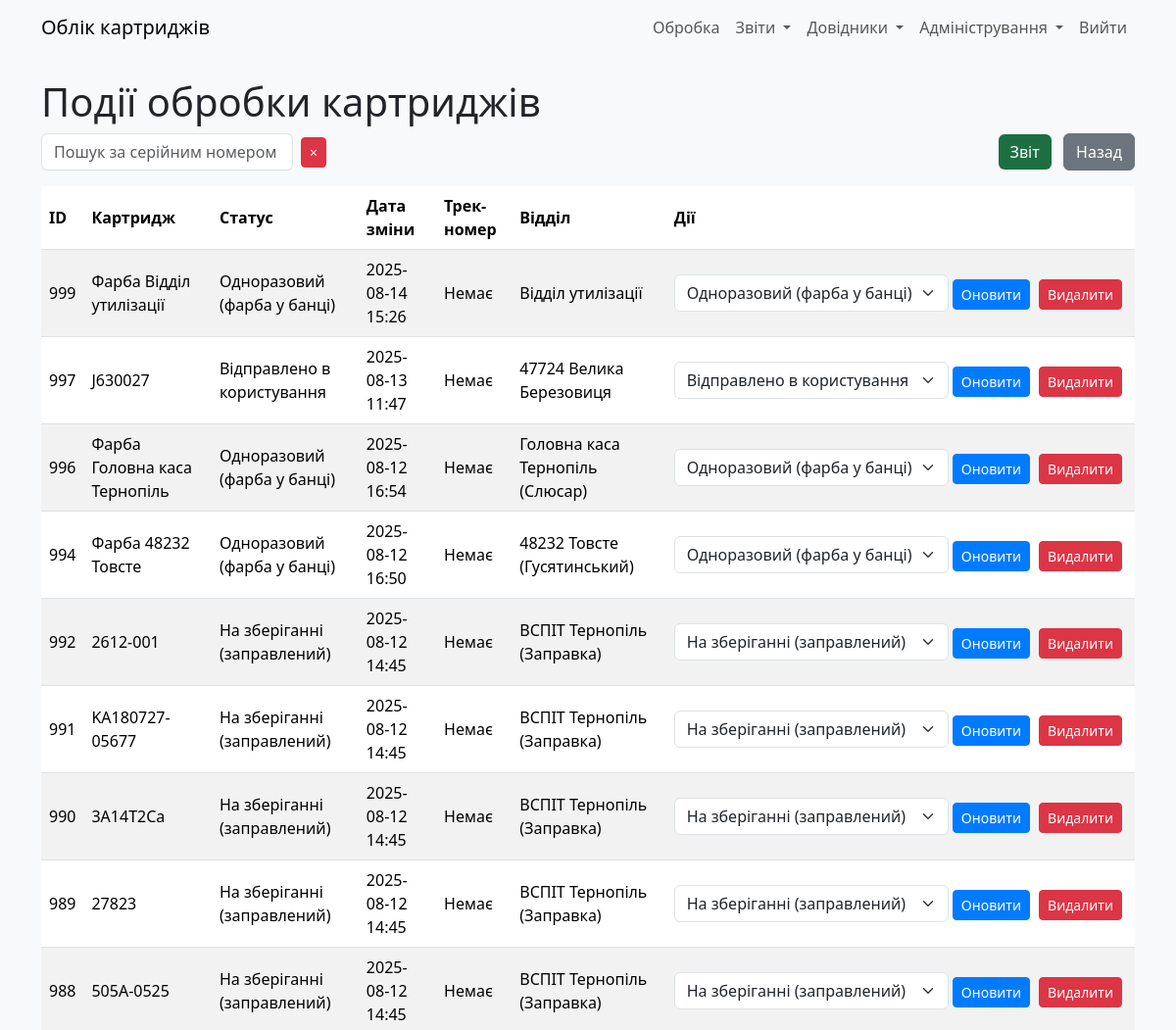
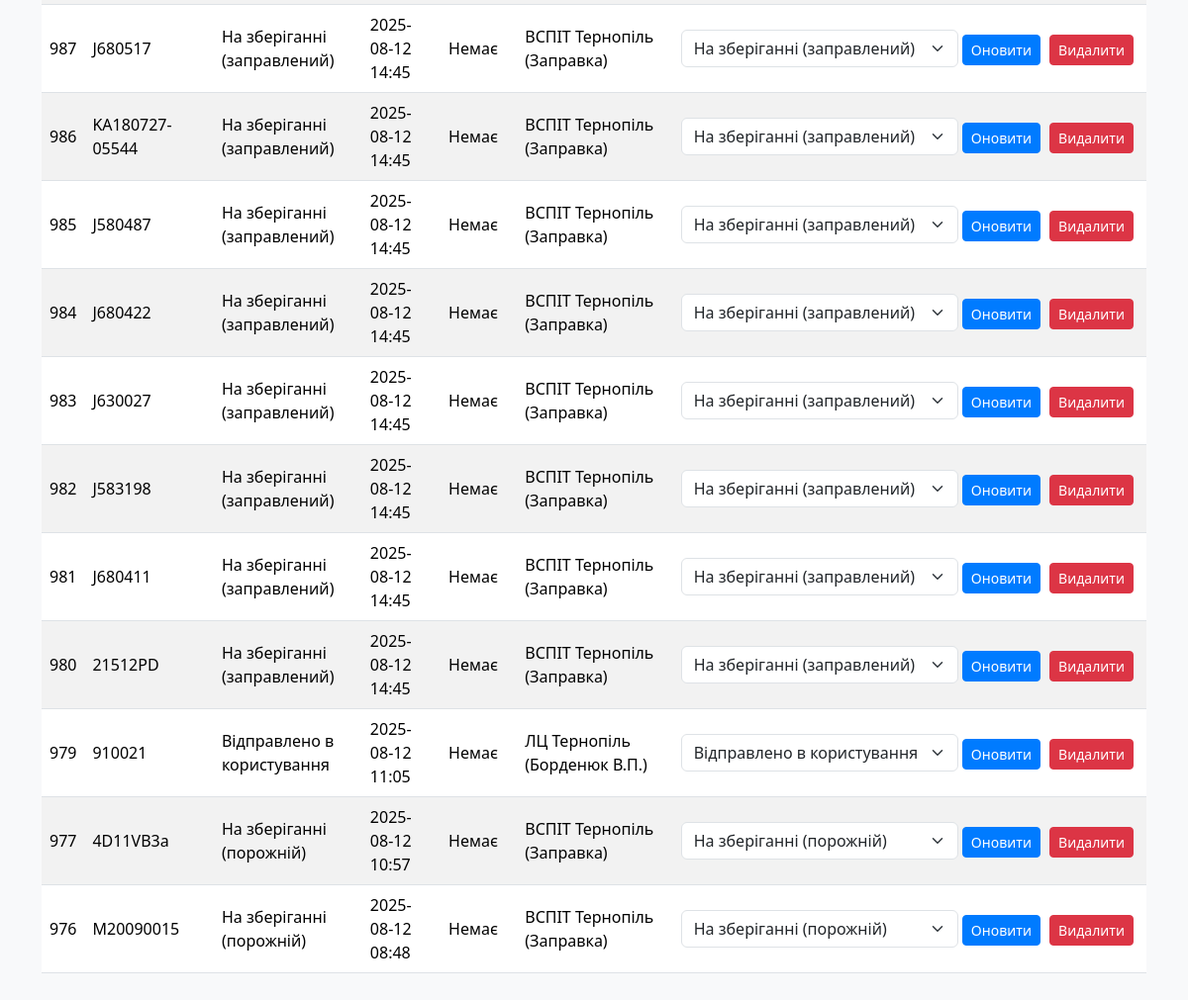
The app's page /cartridge_status (signed in) with its own data (2 pictures, top to bottom).
### models.py (models this page shows)
class CartridgeStatus(db.Model):
    __tablename__ = "cartrg_status"
    id: Mapped[int] = mapped_column(primary_key=True)
    cartridge_id = mapped_column(ForeignKey(Cartridges.id))
    device_id: Mapped[int] = mapped_column(ForeignKey(CustomerEquipment.id), nullable=True)
    status: Mapped[int] = mapped_column(Integer, server_default=literal(0))
    date_ofchange: Mapped[DateTime] = mapped_column(DateTime, server_default=func.now())
    parcel_track: Mapped[str] = mapped_column(String(13), nullable=True)
    exec_dept: Mapped[int] = mapped_column(ForeignKey(RefillDept.id))
    user_updated: Mapped[int] = mapped_column(ForeignKey(User.id))
    time_updated: Mapped[DateTime] = mapped_column(DateTime, server_default=func.now())
    __table_args__ = (
        Index('idx_cartridge_date', 'cartridge_id', 'date_ofchange'),  # Композитний індекс
        Index('idx_status', 'status'),                                 # Окремий індекс для status
        Index('idx_exec_dept', 'exec_dept'),                           # Окремий індекс для exec_dept
    )

class Cartridges(db.Model):
    __tablename__ = "cartridges"
    id: Mapped[int] = mapped_column(primary_key=True)
    serial_num: Mapped[str] = mapped_column(String(255), server_default="N/A")
    use_counter: Mapped[int] = mapped_column(Integer, nullable=False, default=-1)
    in_printer: Mapped[int] = mapped_column(ForeignKey(CustomerEquipment.id), nullable=True)
    cartridge_model: Mapped[str] = mapped_column(String(255), nullable=True)  # Застаріле. Не використовувати!
    cartrg_model_id: Mapped[int] = mapped_column(ForeignKey(CartridgeModel.id), default=1)
    user_updated: Mapped[int] = mapped_column(ForeignKey(User.id))
    time_updated: Mapped[DateTime] = mapped_column(DateTime, server_default=func.now())
    curr_status: Mapped[int] = mapped_column(Integer, nullable=False, default=0)
    curr_dept: Mapped[int] = mapped_column(Integer, nullable=False, default=0)
    curr_parcel_track: Mapped[str] = mapped_column(String(13), nullable=True)

class RefillDept(db.Model):
    __tablename__ = "refill_dept"
    id: Mapped[int] = mapped_column(primary_key=True)
    deptname: Mapped[str] = mapped_column(String(30))
    dept_description: Mapped[str] = mapped_column(String(255))
    addr1: Mapped[str] = mapped_column(String(255))
    addr2: Mapped[str] = mapped_column(String(255))
    addr3: Mapped[str] = mapped_column(String(255))
    addr4: Mapped[str] = mapped_column(String(255))
    addr5: Mapped[str] = mapped_column(String(255))
    dept_description: Mapped[str] = mapped_column(String(255))  # Нове поле
    is_exec: Mapped[int] = mapped_column(Integer, server_default=literal(0))
    user_updated: Mapped[int] = mapped_column(ForeignKey(User.id))
    time_updated: Mapped[DateTime] = mapped_column(DateTime, server_default=func.now())

### app.py (the view)
    def wrapper(*args, **kwargs):
        if current_user.role != 'admin':
            abort(403)
        return f(*args, **kwargs)

### app.py (called while the page is built)
@login_manager.user_loader
def load_user(user_id):
    return User.query.get(int(user_id))

def admin_required(f):
    def wrapper(*args, **kwargs):
        if current_user.role != 'admin':
            abort(403)
        return f(*args, **kwargs)
    wrapper.__name__ = f.__name__
    return wrapper

### templates/cartridge_status.html (shortened to what this page needs)
{% extends "base.html" %}
{% block content %}
    <h1>Події обробки картриджів</h1>
    <div class="mb-3 d-flex justify-content-between align-items-center">
        <div class="d-flex align-items-center">
            <input type="text" id="search" class="form-control" placeholder="Пошук за серійним номером" value="{{ search|escape }}" style="max-width: 400px;">
            <button id="clear-search" class="btn btn-danger btn-sm ms-2" title="Очистити пошук">
                <span>×</span>
            </button>
        </div>
        <div>
            <a href="{{ url_for('export_cartridge_events') }}" class="btn btn-excel me-2">Звіт</a>
            <a href="{{ url_for('index') }}" class="btn btn-secondary">Назад</a>
        </div>
    </div>
    <table class="table table-striped" id="status-table">
        <thead>
            <tr>
                <th>ID</th>
                <th>Картридж</th>
                <th>Статус</th>
                <th>Дата зміни</th>
                <th>Трек-номер</th>
                <th>Відділ</th>
                <th>Дії</th>
            </tr>
        </thead>
        <tbody id="status-table-body">
            {% for status, serial_num, deptname in statuses %}
            <tr>
                <td>{{ status.id }}</td>
                <td>{{ serial_num }}</td>
                <td>{{ {0: 'Не вказано', 1: 'На зберіганні (порожній)', 2: 'Відправлено в користування', 3: 'Відправлено на заправку', 4: 'Непридатний (списаний)', 5: 'Одноразовий (фарба у банці)', 6: 'На зберіганні (заправлений)', 7: 'Втрачений'}[status.status] }}</td>
                <td>{{ status.date_ofchange.strftime('%Y-%m-%d %H:%M') }}</td>
                <td>{{ status.parcel_track or 'Немає' }}</td>
                <td>{{ deptname }}</td>
                <td class="actions-column">
                    <form action="{{ url_for('update_status', status_id=status.id) }}" method="POST" class="d-inline">
                        <select name="status" class="form-select d-inline w-auto">
                            <option value="1" {% if status.status == 1 %}selected{% endif %}>На зберіганні (порожній)</option>
                            <option value="2" {% if status.status == 2 %}selected{% endif %}>Відправлено в користування</option>
                            <option value="5" {% if status.status == 5 %}selected{% endif %}>Одноразовий (фарба у банці)</option>
                            <option value="6" {% if status.status == 6 %}selected{% endif %}>На зберіганні (заправлений)</option>
                        </select>
                        <button type="submit" class="btn btn-primary btn-sm">Оновити</button>
                    </form>
                    <form action="{{ url_for('delete_status', status_id=status.id) }}" method="POST" class="d-inline" onsubmit="return confirm('Ви впевнені, що хочете видалити цей статус?');">
                        <button type="submit" class="btn btn-danger btn-sm">Видалити</button>
                    </form>
                </td>
            </tr>
            {% endfor %}
        </tbody>
    </table>
{% endblock %}

### templates/base.html (shortened to what this page needs)
<!DOCTYPE html>
<html lang="uk">
<head>
    <link rel="stylesheet" href="{{ url_for('static', filename='css/bootstrap.min.css') }}">
    <link rel="stylesheet" href="{{ url_for('static', filename='css/style.css') }}">
</head>
<body>
    <nav class="navbar navbar-expand-lg navbar-light bg-light">
        <div class="container">
            <a class="navbar-brand" href="{{ url_for('index') }}">Облік картриджів</a>
            <div class="collapse navbar-collapse" id="navbarNav">
                <ul class="navbar-nav ms-auto">
                    {% if current_user.is_authenticated %}
                        <li class="nav-item">
                            <a class="nav-link" href="{{ url_for('mass_input') }}">Обробка</a>
                        </li>
                        <li class="nav-item dropdown">
                            <a class="nav-link dropdown-toggle" href="#" id="navbarDropdownReports" role="button" data-bs-toggle="dropdown" aria-expanded="false">
                                Звіти
                            </a>
                        </li>
                        <li class="nav-item dropdown">
                            <a class="nav-link dropdown-toggle" href="#" id="navbarDropdownRefs" role="button" data-bs-toggle="dropdown" aria-expanded="false">
                                Довідники
                            </a>
                        </li>
                        <li class="nav-item dropdown">
                            <a class="nav-link dropdown-toggle" href="#" id="navbarDropdownStats" role="button" data-bs-toggle="dropdown" aria-expanded="false">
                                Адміністрування
                            </a>
                        </li>
                        <li class="nav-item">
                            <a class="nav-link" href="{{ url_for('logout') }}">Вийти</a>
                        </li>
                    {% else %}
                        <li class="nav-item">
                            <a class="nav-link" href="{{ url_for('login') }}">Увійти</a>
                        </li>
                    {% endif %}
                </ul>
            </div>
        </div>
    </nav>
    <div class="container mt-4">
        {% block content %}{% endblock %}
    </div>
</body>
</html>

### static/css/style.css (style rules this page uses)
body { background-color: #f8f9fa; }
.table th, .table td { vertical-align: middle; }
.form-control, .form-select { max-width: 300px; }
.btn-sm { margin-right: 5px; }
.navbar-nav .nav-link { padding-left: 10px; padding-right: 10px; }
.btn-primary { background-color: #007bff; border-color: #007bff; }
.btn-secondary { background-color: #6c757d; border-color: #6c757d; }

### templates/cartridge_status.html (style rules this page uses)
.actions-column { white-space: nowrap; vertical-align: middle; }
#clear-search { padding: 0.25rem 0.5rem; }
.btn-excel { background-color: #1D6F42; color: white; border: none; }

### records on screen
CartridgeStatus: id "999", serial_num "Фарба Відділ утилізації", status "Одноразовий (фарба у банці)", date_ofchange "2025-08-14 15:26", parcel_track "Немає", deptname "Відділ утилізації"
CartridgeStatus: id "997", serial_num "J630027", status "Відправлено в користування", date_ofchange "2025-08-13 11:47", parcel_track "Немає", deptname "47724 Велика Березовиця"
CartridgeStatus: id "996", serial_num "Фарба Головна каса Тернопіль", status "Одноразовий (фарба у банці)", date_ofchange "2025-08-12 16:54", parcel_track "Немає", deptname "Головна каса Тернопіль (Слюсар)"
CartridgeStatus: id "994", serial_num "Фарба 48232 Товсте", status "Одноразовий (фарба у банці)", date_ofchange "2025-08-12 16:50", parcel_track "Немає", deptname "48232 Товсте (Гусятинський)"
CartridgeStatus: id "992", serial_num "2612-001", status "На зберіганні (заправлений)", date_ofchange "2025-08-12 14:45", parcel_track "Немає", deptname "ВСПІТ Тернопіль (Заправка)"
CartridgeStatus: id "991", serial_num "KA180727-05677", status "На зберіганні (заправлений)", date_ofchange "2025-08-12 14:45", parcel_track "Немає", deptname "ВСПІТ Тернопіль (Заправка)"
CartridgeStatus: id "990", serial_num "3A14T2Ca", status "На зберіганні (заправлений)", date_ofchange "2025-08-12 14:45", parcel_track "Немає", deptname "ВСПІТ Тернопіль (Заправка)"
CartridgeStatus: id "989", serial_num "27823", status "На зберіганні (заправлений)", date_ofchange "2025-08-12 14:45", parcel_track "Немає", deptname "ВСПІТ Тернопіль (Заправка)"
CartridgeStatus: id "988", serial_num "505A-0525", status "На зберіганні (заправлений)", date_ofchange "2025-08-12 14:45", parcel_track "Немає", deptname "ВСПІТ Тернопіль (Заправка)"
CartridgeStatus: id "987", serial_num "J680517", status "На зберіганні (заправлений)", date_ofchange "2025-08-12 14:45", parcel_track "Немає", deptname "ВСПІТ Тернопіль (Заправка)"
CartridgeStatus: id "986", serial_num "KA180727-05544", status "На зберіганні (заправлений)", date_ofchange "2025-08-12 14:45", parcel_track "Немає", deptname "ВСПІТ Тернопіль (Заправка)"
CartridgeStatus: id "985", serial_num "J580487", status "На зберіганні (заправлений)", date_ofchange "2025-08-12 14:45", parcel_track "Немає", deptname "ВСПІТ Тернопіль (Заправка)"
CartridgeStatus: id "984", serial_num "J680422", status "На зберіганні (заправлений)", date_ofchange "2025-08-12 14:45", parcel_track "Немає", deptname "ВСПІТ Тернопіль (Заправка)"
CartridgeStatus: id "983", serial_num "J630027", status "На зберіганні (заправлений)", date_ofchange "2025-08-12 14:45", parcel_track "Немає", deptname "ВСПІТ Тернопіль (Заправка)"
CartridgeStatus: id "982", serial_num "J583198", status "На зберіганні (заправлений)", date_ofchange "2025-08-12 14:45", parcel_track "Немає", deptname "ВСПІТ Тернопіль (Заправка)"
CartridgeStatus: id "981", serial_num "J680411", status "На зберіганні (заправлений)", date_ofchange "2025-08-12 14:45", parcel_track "Немає", deptname "ВСПІТ Тернопіль (Заправка)"
CartridgeStatus: id "980", serial_num "21512PD", status "На зберіганні (заправлений)", date_ofchange "2025-08-12 14:45", parcel_track "Немає", deptname "ВСПІТ Тернопіль (Заправка)"
CartridgeStatus: id "979", serial_num "910021", status "Відправлено в користування", date_ofchange "2025-08-12 11:05", parcel_track "Немає", deptname "ЛЦ Тернопіль (Борденюк В.П.)"
CartridgeStatus: id "977", serial_num "4D11VB3a", status "На зберіганні (порожній)", date_ofchange "2025-08-12 10:57", parcel_track "Немає", deptname "ВСПІТ Тернопіль (Заправка)"
CartridgeStatus: id "976", serial_num "M20090015", status "На зберіганні (порожній)", date_ofchange "2025-08-12 08:48", parcel_track "Немає", deptname "ВСПІТ Тернопіль (Заправка)"
